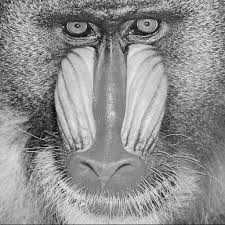
%> input picture Baboon.jpg, 225 x 225 px
$ octave Revproject.m   (GNU Octave 9; MATLAB toolbox functions it lacks are replaced by stand-ins)
%> lines starting %> are read from the running program, lines starting %| are printed output that depends on the picture; in (x1, y1, x2, y2) boxes, pixels count from 0 and x2, y2 are one past the last pixel; in counts of white or black regions, pixels touching at a corner belong together; the program's own positions count from 1
I=imread('Baboon.jpg');
%> I is the input picture: size 225x225x3 uint8; min 0, max 245, mean 143.4
I=imresize(I,[512 512]);
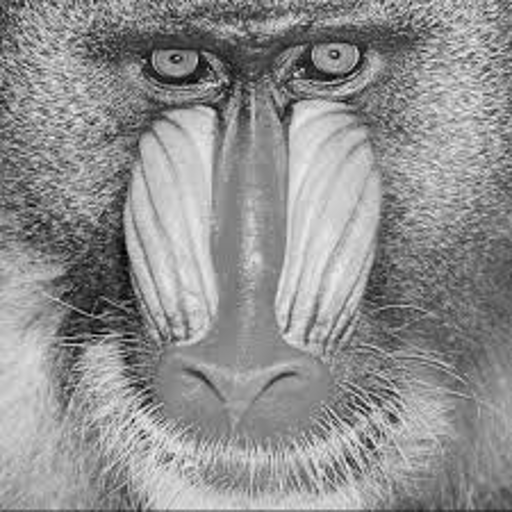
%> I: size 512x512x3 uint8; min 0, max 247, mean 143.4
if ( size (I,3)~= 1) %checking if image is gray or not
    I=rgb2gray(I); %converting the rgb image to gray
%> I: size 512x512 uint8
end
imshow(I);
R=imhist(I);
%> R = 256 values, max 2828 at index 134, min 0 at index 241, mean 1024
findpeaks(R) %finding all the peak values
%> ans = 57 values, max 2828 at index 36, min 1 at index 57, mean 1133.8
[pixelCounts, grayLevels]= imhist(I); %storing the histogram values into array
%> pixelCounts has the same summary as R; grayLevels = 256 values from 0 to 255
m=max(pixelCounts); %function that will find the maximum pixel value
%> m = 2828
disp(m);
%| 2828
x=find(pixelCounts==m)-1; % value with maximum frequency
%> x = 133
y=find(pixelCounts==0)-1; %all the values or a value with zero frequency
%> y = [240; 241; 242; 243; 244; 245; 246; 248; 249; 250; 251; 252; 253; 254; 255]
disp(x);
%| 133
disp(y);
%> (printed output is left out)
[row,col]=size(I);
%> row = 512; col = 512
% [6 lines of commented-out code are left out]
z=find(y>x); % finding the first zero frequency pixel
%> z = [1; 2; 3; 4; 5; 6; 7; 8; 9; 10; 11; 12; 13; 14; 15]
y=y(z);
img=I;
[row,col]=size(img);

for i=1:row
    for j=1:col
        if and(img(i,j)>=x, img(i,j)<y)
            img(i,j)=img(i,j)+1; % shifting the histogram
        end
    end
end
%watermark=imread('logo.png');
%imshow(watermark);
%BW=imbinarize(watermark);
BW=randi([0 1],1,m);% generating random binary watermark with same bits as of max
imshow(BW)
count=1;
x=x+1;
%> x = 134
for i=1:row
    for j=1:col
        if img(i,j)==x
            if BW(count)==0
                img(i,j)=img(i,j)-1; %shift pixel by -1 where the watermark bit is 0
                count=count+1;
            else
                count=count+1;
            end
        end
    end
end
%> img: size 512x512 uint8; min 0, max 247, mean 144; mean of the top-left, top-right, bottom-left and bottom-right quarters 134.8, 148.3, 152.2, 140.7
%> after the loop, count = 2829
figure,
subplot(1,2,1);
imshow(I);
title('original Image');
subplot(1,2,2);
imshow(img);
title('embedded image');

figure,
subplot(2,1,1);
imhist(I);
title('Histogram of original Image');
subplot(2,1,2);
imhist(img);
title('Histogram of embedded image');
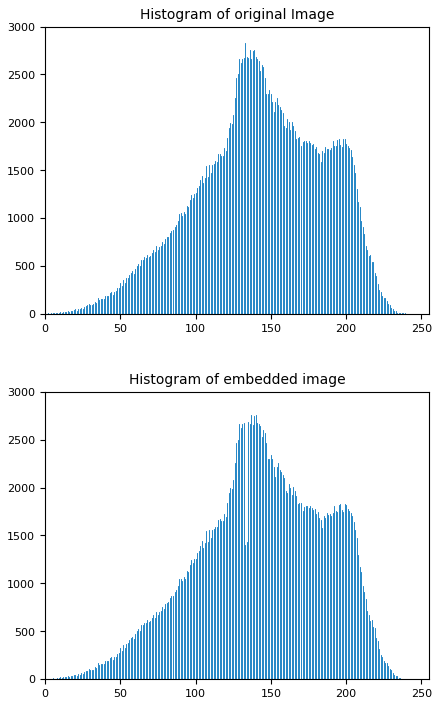
%> figure redrawn from the program's plot data, 2 panels; panel 1: highest point at x = 133, y = 2828; panel 2: highest point at x = 140, y = 2755

imwrite(img,'Baboon2.png');

X=I;
Y=img;
Diff=imabsdiff(X,Y);
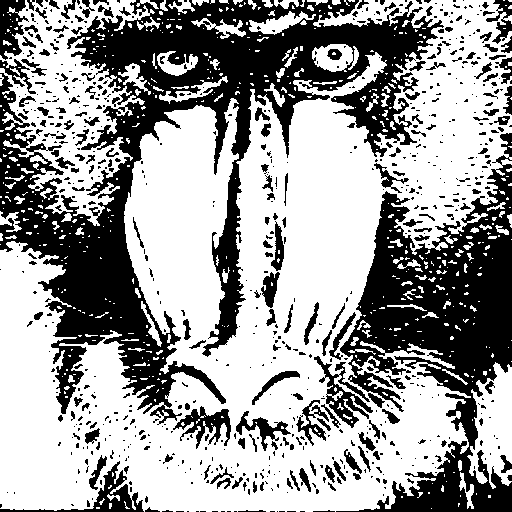
%> Diff: size 512x512 uint8; values 0 (black) and 1 (white), 61.2% white; 772 black regions (584 under 20 px), largest, box (x1, y1, x2, y2) and area: (0, 0, 444, 425) 53525, (336, 133, 512, 512) 27650, (0, 461, 144, 512) 1339
figure
imshow(Diff,[])
